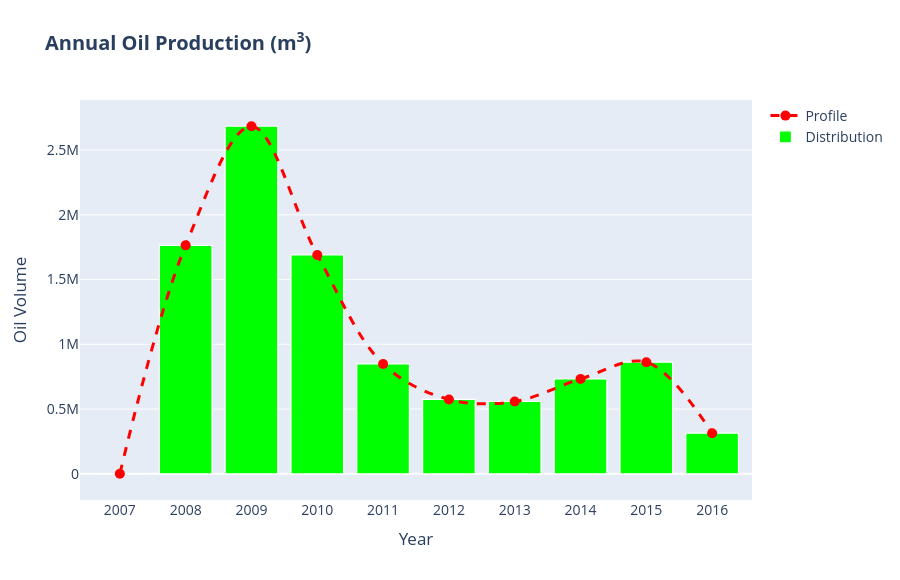

Notebook cell for this chart:
### Code cell
layout = go.Layout(
    title="<b>Annual Oil Production (m<sup>3</sup>)</b>",
    xaxis=dict(
        title="Year",
        tickmode="array",
        tickvals=annual_production_df["YEAR"]
    ),
    yaxis=dict(
        title="Oil Volume",
        hoverformat=",.0f"
    ),
    font_size=14,
    width=900,
    height=580
)

trace1 = go.Scatter(
    x=annual_production_df["YEAR"],
    y=annual_production_df["OIL"],
    customdata=annual_production_df["OIL"] / volumes.get("OIL"),
    hovertemplate="<br>".join(["<b>%{x}</b><br>", "<b>barrels:</b> %{customdata:,.0f}", "<b>cubic meters:</b> %{y}"]),
    line=dict(color="red", dash="dash", shape="spline", width=3),
    marker_size=10,
    name="Profile"
)

trace2 = go.Bar(
    x=annual_production_df["YEAR"],
    y=annual_production_df["OIL"],
    customdata=annual_production_df["OIL"] / volumes.get("OIL"),
    hovertemplate="<br>".join(["<b>%{x}</b><br>", "<b>barrels:</b> %{customdata:,.0f}", "<b>cubic meters:</b> %{y}"]),
    marker=dict(color="lime", line=dict(color="white", width=1.2)),
    name="Distribution"
)

go.Figure(data=[trace1, trace2], layout=layout)

### Figure 1 — Plotly figure (JSON) as saved in the notebook; plotly's stock layout.template omitted (floating-point values rounded to 4 significant figures)
{"data": [{"customdata": [0.0, 11100000.0, 16880000.0, 10630000.0, 5334000.0, 3612000.0, 3510000.0, 4604000.0, 5420000.0, 1971000.0], "hovertemplate": "<b>%{x}</b><br><br><b>barrels:</b> %{customdata:,.0f}<br><b>cubic meters:</b> %{y}", "line": {"color": "red", "dash": "dash", "shape": "spline", "width": 3}, "marker": {"size": 10}, "name": "Profile", "type": "scatter", "x": [2007, 2008, 2009, 2010, 2011, 2012, 2013, 2014, 2015, 2016], "y": [0.0, 1764000.0, 2684000.0, 1690000.0, 848000.0, 574200.0, 558000.0, 732000.0, 861700.0, 313400.0]}, {"customdata": [0.0, 11100000.0, 16880000.0, 10630000.0, 5334000.0, 3612000.0, 3510000.0, 4604000.0, 5420000.0, 1971000.0], "hovertemplate": "<b>%{x}</b><br><br><b>barrels:</b> %{customdata:,.0f}<br><b>cubic meters:</b> %{y}", "marker": {"color": "lime", "line": {"color": "white", "width": 1.2}}, "name": "Distribution", "type": "bar", "x": [2007, 2008, 2009, 2010, 2011, 2012, 2013, 2014, 2015, 2016], "y": [0.0, 1764000.0, 2684000.0, 1690000.0, 848000.0, 574200.0, 558000.0, 732000.0, 861700.0, 313400.0]}], "layout": {"font": {"size": 14}, "height": 580, "title": {"text": "<b>Annual Oil Production (m<sup>3</sup>)</b>"}, "width": 900, "xaxis": {"tickmode": "array", "tickvals": [2007, 2008, 2009, 2010, 2011, 2012, 2013, 2014, 2015, 2016], "title": {"text": "Year"}}, "yaxis": {"hoverformat": ",.0f", "title": {"text": "Oil Volume"}}}}
